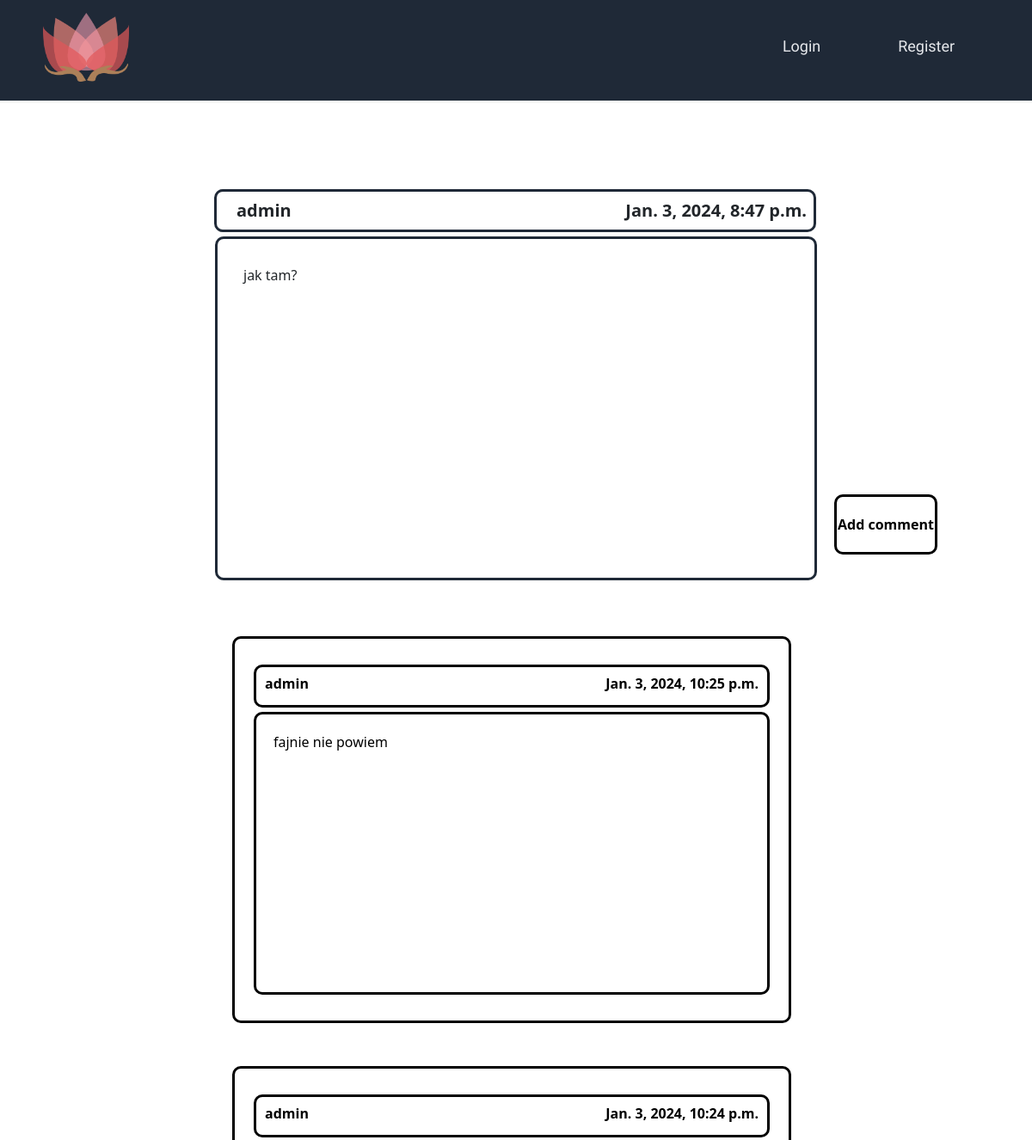
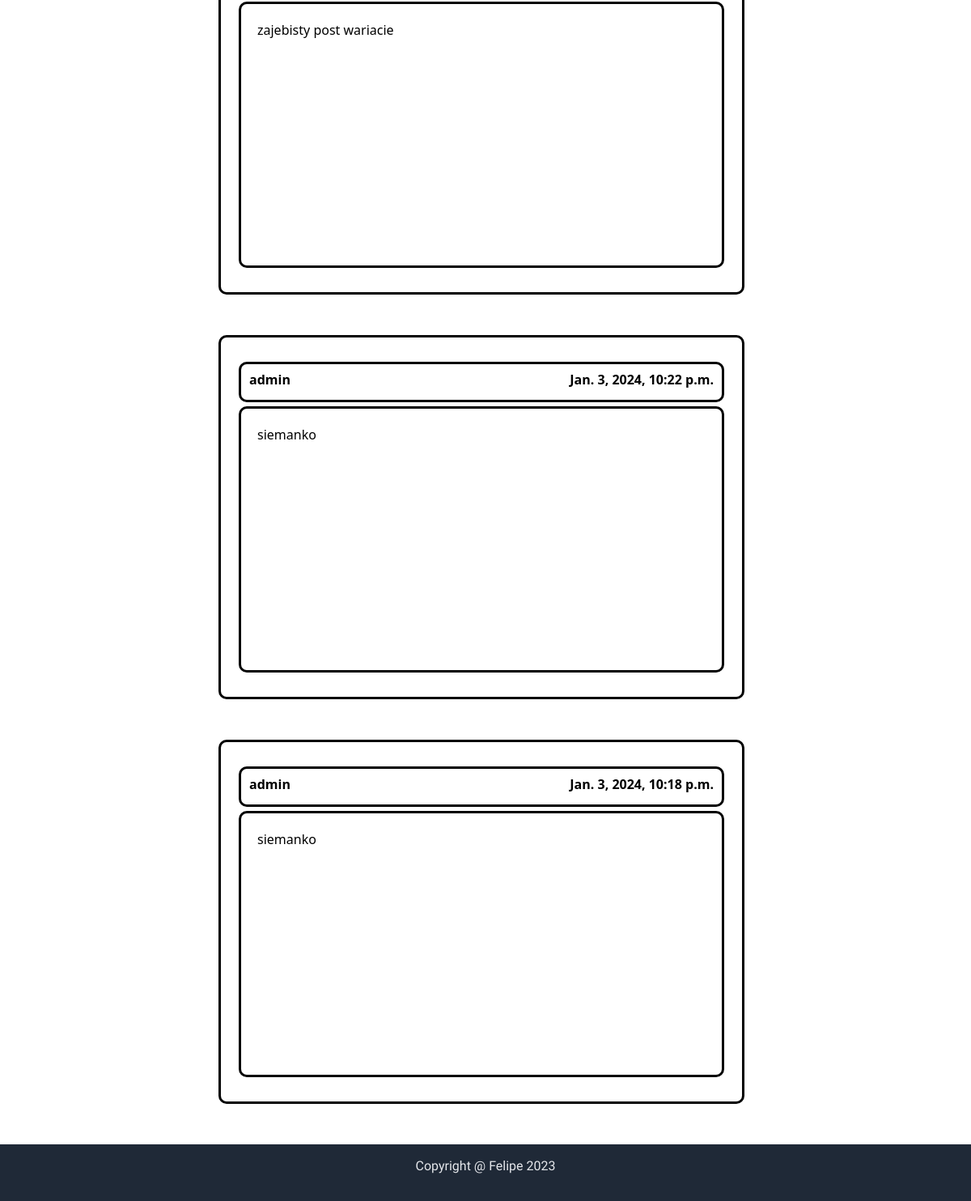
The page /uno/comments/?id=5 on the database its author committed (2 pictures, top to bottom).
### uno/models.py (models this page shows, shortened)
class BaseModel(models.Model):
    created_at = models.DateTimeField(default=timezone.now)
    class Meta:
        abstract = True

class UserPost(BaseModel):
    post_text = models.CharField(max_length=500)
    username = models.CharField(max_length = 100)
    likes = models.IntegerField(default=0, null=True, blank=True)
    dislikes = models.IntegerField(default=0, null=True, blank=True)
    who_liked = models.CharField(max_length=255, blank=True, null=True)
    who_disliked = models.CharField(max_length=255, blank=True, null=True)

class Comment(BaseModel):
    user_post = models.ForeignKey(UserPost, on_delete=models.CASCADE, related_name='comments', default=None)
    commenter = models.CharField(max_length=100, default="")
    comment_text = models.CharField(max_length=500)

### uno/views.py (the view)
# urls.py: path('comments/', views.comments, name="comments"),
def comments(request):
    id = request.GET.get("id")
    post = get_object_or_404(UserPost, pk=id)
    comments_set = post.comments.all().order_by('-id')[:25]
    return render(request, 'comments.html', {'post':post,'post_id':id, 'comments':comments_set})

### uno/templates/comments.html (shortened to what this page needs)
{% extends 'basemain.html' %}
{% load static %}
{% block content %}
<div class="posts">
    <div class = "headbar" id="{{ post.id }}">
        <div class="post_username">
            <p>{{ post.username }}</p>
            <p>{{ post.created_at }}</p>
        </div>
    </div>
    <div class="post_text">{{ post.post_text }}</div>
    <a href = "{% url 'uno:add_comment' %}?id={{ post_id }}"> <div class="add_comment">Add comment</div></a>
</div>
<div class="comment_box">
    <div class="comments">
    {% for comment in comments %}
        <div class = "comment" id="{{ comment.id}}">
            <div class="comment_username">
                <p>{{ comment.commenter }}</p>
                <p>{{ comment.created_at }}</p>
            </div>
            <div class="comment_text">{{ comment.comment_text }}</div>
        </div>
    {% endfor %}
    </div>
</div>
{% endblock %}

### uno/templates/basemain.html (shortened to what this page needs)
<!DOCTYPE html>
<html lang="en">
<head>
    {% load static %}
    <link rel = "stylesheet" href = "{% static 'uno/styleshome.css' %}">
    <link href="https://cdn.jsdelivr.net/npm/bootstrap@5.3.2/dist/css/bootstrap.min.css" rel="stylesheet">
</head>
<body>
    <div class = "logo_link_flex">
        <div class="logo_container">
            <div class = "logo"> <a href = "{% url 'uno:homepage' %}"> <img src="{% static 'uno/images/lotus.png' %}" width="100px" height = "auto"> </a> </div>
        </div>
        <div class="link_container">
            {% if user.is_authenticated %}
            <div class = "link"> <a href = "{% url 'uno:add_post' %}">Add post</a> </div>
            <div class = "link"> <a href = "{% url 'uno:logout' %}"> Logout</a></div>
            {% else %}
            <div class = "link"> <a href = "{% url 'uno:login' %}"> Login</a></div>
            <div class = "link"> <a href = "{% url 'uno:register' %}"> Register</a></div>
            {% endif %}
        </div>
    </div>
    {% block content %}
    {% endblock%}
    <div class="footer">
        <p>Copyright @ Felipe 2023</p>
    </div>
</body>
</html>

### uno/static/uno/styleshome.css (style rules this page uses)
.logo_link_flex { background-color: #1F2937; height: 120px; margin: 0; display: flex; justify-content: center; border-bottom: 3px solid #F9FAF8; }
.logo_container { display: flex; width: 200px; height: 150px; justify-content: center; margin-left: -40px; margin-right: 160px; }
.link_container { margin-top: 0px; display: flex; padding-top: 40px; width: 300px; height: 150px; margin-left: 500px; justify-content: space-evenly }
.logo { margin: 15px; font-family: "roboto", serif; color: #E5E7EB; font-size: 18px; }
.link a { margin: 40px; font-family: "roboto", sans-serif; color: #e5e7eb; margin-top: 20px; font-size: 18px; text-decoration: none; }
.footer { display: flex; background-color: #1F2937; justify-content: center; align-items: center; height: 70px; }
.footer p { font-size: 16px; font-family: "roboto"; color: #E5E7EB; }
body { margin: 0; opacity: 0; transition: opacity 0.5s ease; }
body.loaded { opacity: 1; }
.posts { display: flex; flex-direction: column; align-items: center; padding: 50px; }
.add_comment { position: absolute; display: flex; width: 120px; height: 70px; justify-content: center; align-items: center; color: black; font-weight: 700; text-decoration: none; border: 3px solid black; border-radius: 10px; margin-top: -100px; margin-left: 370px; }
.comment_box { display: flex; justify-content: center; }
.comments { display: flex; flex-direction: column; align-items: center; margin-top: 50px; border-radius: 10px; width: 700px; }
.comment { display: flex; flex-direction: column; align-items: center; justify-content: center; border-radius: 10px; width: 650px; height: 450px; border: 3px solid black; border-radius: 10px; margin-bottom: 50px; padding-bottom: 30px; }
.comment_text { display: flex; color: black; border: 3px solid black; border-radius: 10px; width: 600px; height: 400px; padding: 20px; }
.comment_username { display: flex; color: black; font-weight: 700; border: 3px solid black; border-radius: 10px; width: 600px; height: 50px; justify-content: space-between; align-items: center; padding: 10px; padding-top: 20px; margin-top: 30px; margin-bottom: 5px; }
.post_username { display: flex; justify-content: space-between; align-items: center; font-size: 20px; width: 700px; align-items: center; padding-left: 15px; height: 50px; font-weight: 700; border: 3px solid #1F2937; border-radius: 10px; justify-content:space-between; align-items: center; }
.post_text { padding: 30px; display: flex; width: 700px; height: 400px; border: 3px solid #1F2937; border-radius: 10px; }
.post_username p { margin: 8px; }
.comments { display: flex; margin-top: 15px; margin-right: 10px; }
.headbar { display: flex; height: 50px; flex-direction: row; width: 900px; margin-top: 50px; margin-bottom: 5px; margin-left: 198px; }

### rows shown on the page
UserPost: username "admin", created_at "Jan. 3, 2024, 8:47 p.m.", post_text "jak tam?"
Comment: commenter "admin", created_at "Jan. 3, 2024, 10:25 p.m.", comment_text "fajnie nie powiem"
Comment: commenter "admin", created_at "Jan. 3, 2024, 10:24 p.m.", comment_text "zajebisty post wariacie"
Comment: commenter "admin", created_at "Jan. 3, 2024, 10:22 p.m.", comment_text "siemanko"
Comment: commenter "admin", created_at "Jan. 3, 2024, 10:18 p.m.", comment_text "siemanko"
